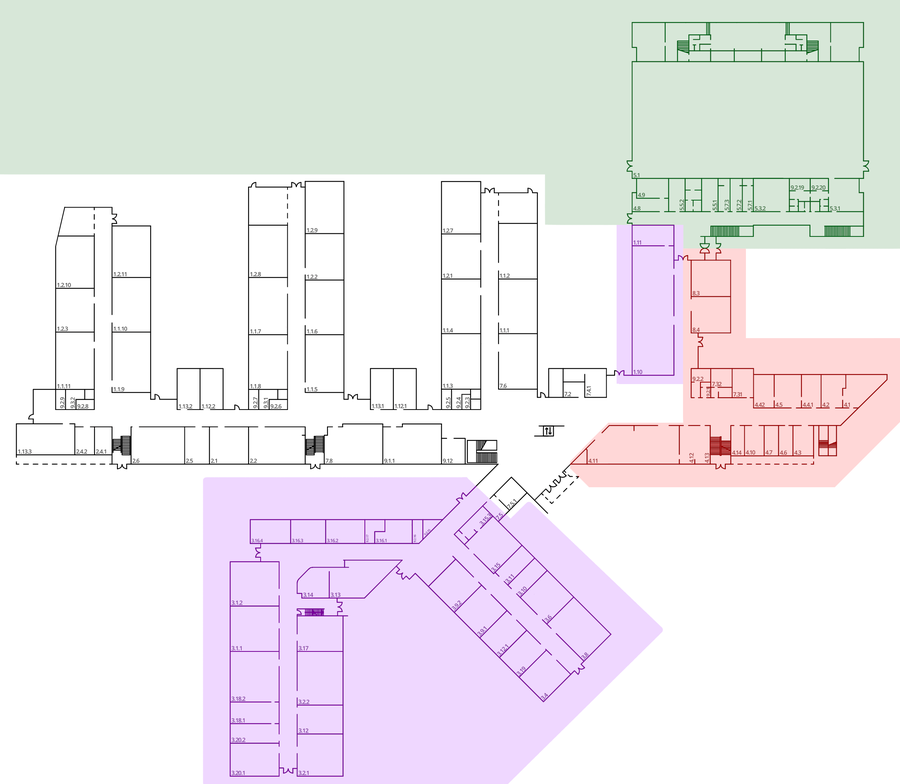
#> input picture kaindorfMap.png, 900 x 784 px, shrunk from 2331 x 2029 before the run
$ python readRoomCoordinates.py
#> lines starting #> are read from the running program, lines starting #| are printed output that depends on the picture; after the words box and inside, x2 and y2 are one past the last pixel; in counts of white or black regions, pixels touching at a corner belong together
import cv2

# Load the image
image = cv2.imread('./kaindorfMap.png')  # Replace with the path to your image file
#> image is the input picture: shape (784, 900, 3); mean B, G, R 237.7, 234.1, 237.2

# Convert to grayscale
gray = cv2.cvtColor(image, cv2.COLOR_BGR2GRAY)
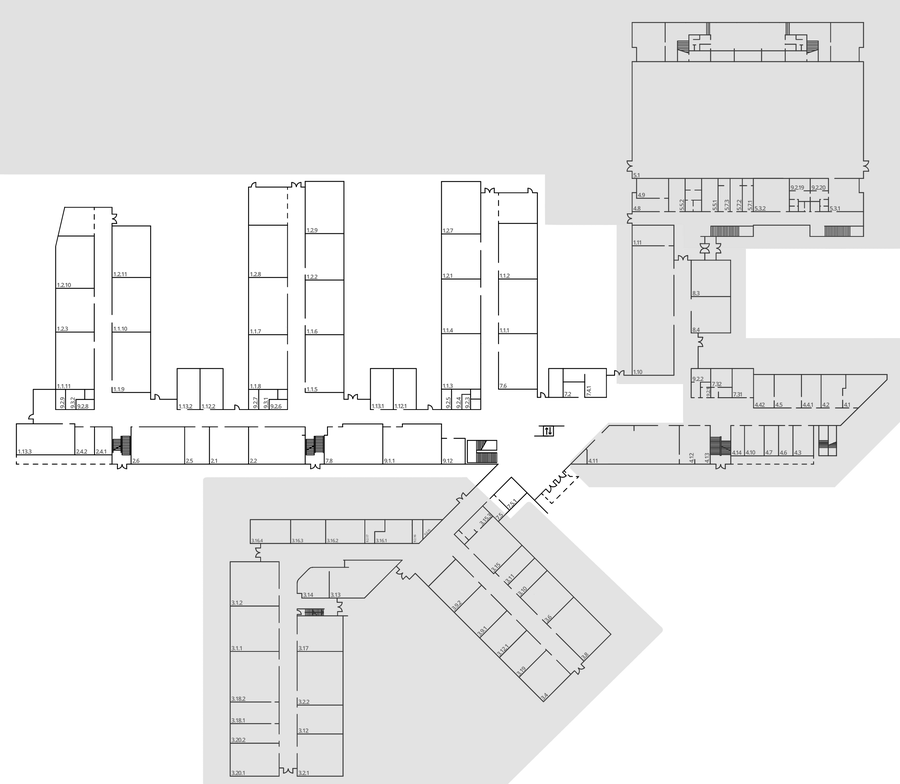
#> gray: shape (784, 900); min 0, max 255, mean 235.6

# Apply threshold to detect edges
_, thresh = cv2.threshold(gray, 200, 255, cv2.THRESH_BINARY_INV)
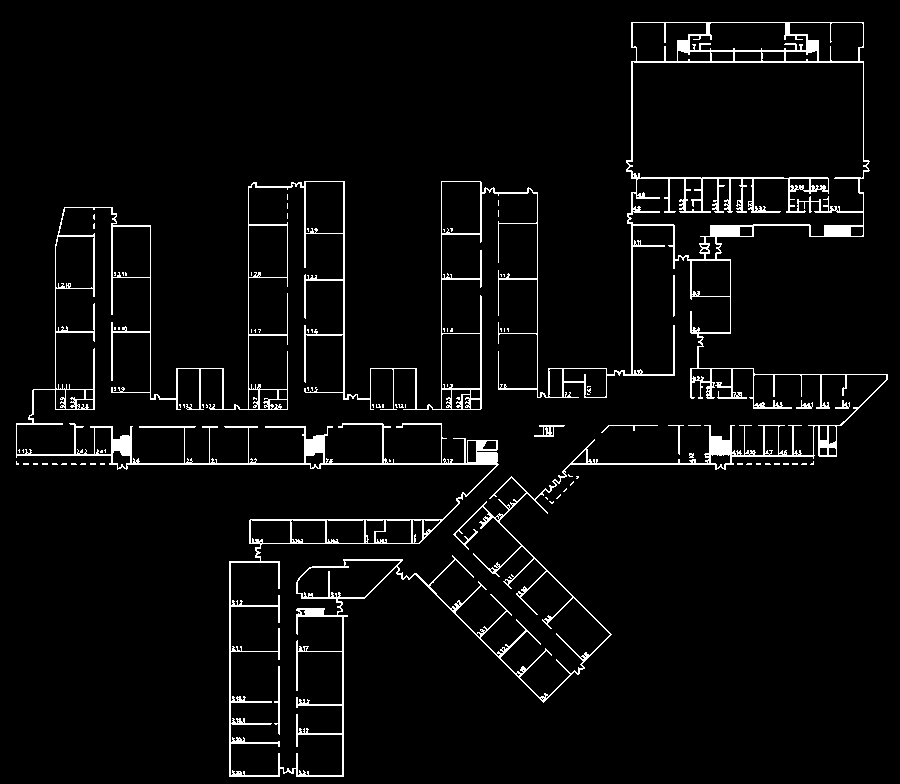
#> thresh: shape (784, 900); 4.2% white in thin lines or dots

# Detect contours
contours, _ = cv2.findContours(thresh, cv2.RETR_EXTERNAL, cv2.CHAIN_APPROX_SIMPLE)
#> contours = 27 contours, 26 with area under 20; largest, box (x1, y1, x2, y2) and area: (16, 22, 888, 777) 238554

# Prepare the React-compatible format for output
rooms = []
for i, cnt in enumerate(contours):
    x, y, w, h = cv2.boundingRect(cnt)
    room_object = {
        "id": f"room{i + 1}",
        "label": f"Room {i + 101}",  # Starting labels from 101, adjust as needed
        "style": {
            "top": f"{y}px",
            "left": f"{x}px",
            "width": f"{w}px",
            "height": f"{h}px"
        }
    }
    rooms.append(room_object)
#> this loop made 27 passes
#> (cnt, x, y, w, h) on passes 2, 3, 4, 5, 8, 9, 10, 11, 12, 13: ([[545, 497], [547, 499], [547, 498], [546, 497]], 545, 497, 3, 3), ([[560, 494], [556, 498], [557, 498], [560, 495]], 556, 494, 5, 5), ([[566, 488], [563, 491], [564, 491], [566, 489]], 563, 488, 4, 4), ([[573, 481], [570, 484], [570, 485], [573, 482]], 570, 481, 4, 5), ([[802, 463], [801, 464], [806, 464], [806, 463]], 801, 463, 6, 2), ([[792, 463], [792, 464], [797, 464], [797, 463]], 792, 463, 6, 2), ([[783, 463], [783, 464], [788, 464], [788, 463]], 783, 463, 6, 2), ([[774, 463], [774, 464], [779, 464], [779, 463]], 774, 463, 6, 2), ([[765, 463], [765, 464], [770, 464], [769, 463]], 765, 463, 6, 2), ([[756, 463], [756, 464], [760, 464], [760, 463]], 756, 463, 5, 2)
#> (x, y, w, h) on passes 1, 6, 7, 25, 26, 27: (549, 501, 5, 3), (576, 476, 3, 3), (568, 474, 5, 3), (810, 461, 4, 4), (16, 461, 3, 4), (16, 22, 872, 755)
#> after the loop, rooms = 27 items

# Print out the list in React-friendly format
print("const rooms = [")
for room in rooms:
    print(f"    {room},")
#> this loop made 27 passes
#|     {'id': 'room1', 'label': 'Room 101', 'style': {'top': '501px', 'left': '549px', 'width': '5px', 'height': '3px'}},
#|     {'id': 'room2', 'label': 'Room 102', 'style': {'top': '497px', 'left': '545px', 'width': '3px', 'height': '3px'}},
#|     {'id': 'room3', 'label': 'Room 103', 'style': {'top': '494px', 'left': '556px', 'width': '5px', 'height': '5px'}},
#|     {'id': 'room4', 'label': 'Room 104', 'style': {'top': '488px', 'left': '563px', 'width': '4px', 'height': '4px'}},
#|     {'id': 'room5', 'label': 'Room 105', 'style': {'top': '481px', 'left': '570px', 'width': '4px', 'height': '5px'}},
#|     {'id': 'room6', 'label': 'Room 106', 'style': {'top': '476px', 'left': '576px', 'width': '3px', 'height': '3px'}},
#|     {'id': 'room7', 'label': 'Room 107', 'style': {'top': '474px', 'left': '568px', 'width': '5px', 'height': '3px'}},
#|     {'id': 'room8', 'label': 'Room 108', 'style': {'top': '463px', 'left': '801px', 'width': '6px', 'height': '2px'}},
#> (further printed lines are left out)
print("];")

$ run again, with image.png copied over kaindorfMap.png
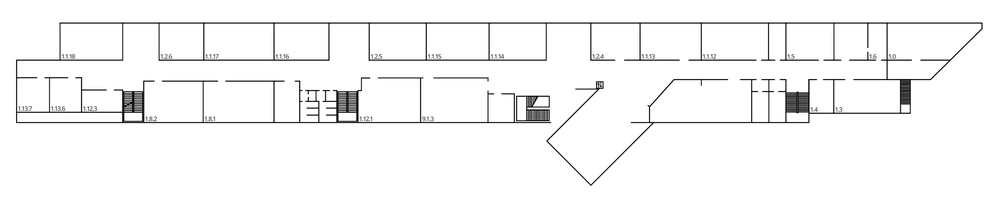
#> input picture image.png, 1000 x 200 px, shrunk from 2336 x 467 before the run
#> image is the input picture: shape (200, 1000, 3); mean B, G, R 245.5, 245.5, 245.6
#> `_, thresh = cv2.threshold(gray, 200, 255, cv2.THRESH_BINARY_INV)`:
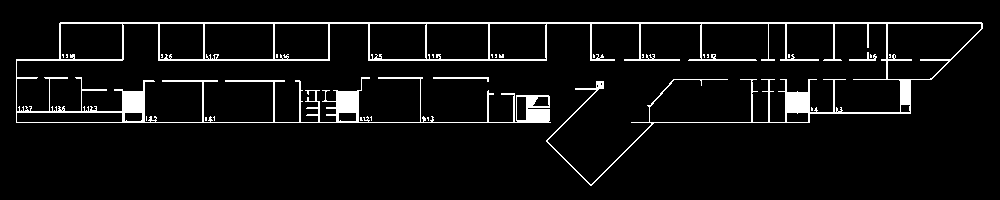
#> thresh: shape (200, 1000); 5.8% white; 25 white regions (22 under 20 px)
#> contours = 16 contours, 13 with area under 20; largest, box (x1, y1, x2, y2) and area: (16, 22, 983, 186) 26486, (433, 77, 489, 82) 58, (849, 52, 877, 61) 43
#> the loop `for i, cnt in enumerate(contours):` made 16 passes
#> (x, y, w, h) on passes 1, 2, 8, 11, 12, 13, 15, 16: (427, 117, 2, 4), (360, 117, 3, 4), (433, 77, 56, 5), (707, 54, 2, 4), (703, 54, 2, 4), (642, 54, 2, 4), (849, 52, 28, 9), (16, 22, 967, 164)
#> after the loop `for i, cnt in enumerate(contours):`: rooms = 16 items
#> the loop `for room in rooms:` made 16 passes
#|     {'id': 'room1', 'label': 'Room 101', 'style': {'top': '117px', 'left': '427px', 'width': '2px', 'height': '4px'}},
#|     {'id': 'room2', 'label': 'Room 102', 'style': {'top': '117px', 'left': '360px', 'width': '3px', 'height': '4px'}},
#|     {'id': 'room3', 'label': 'Room 103', 'style': {'top': '117px', 'left': '205px', 'width': '2px', 'height': '4px'}},
#|     {'id': 'room4', 'label': 'Room 104', 'style': {'top': '116px', 'left': '370px', 'width': '2px', 'height': '5px'}},
#|     {'id': 'room5', 'label': 'Room 105', 'style': {'top': '116px', 'left': '213px', 'width': '2px', 'height': '5px'}},
#> (further printed lines are left out)
